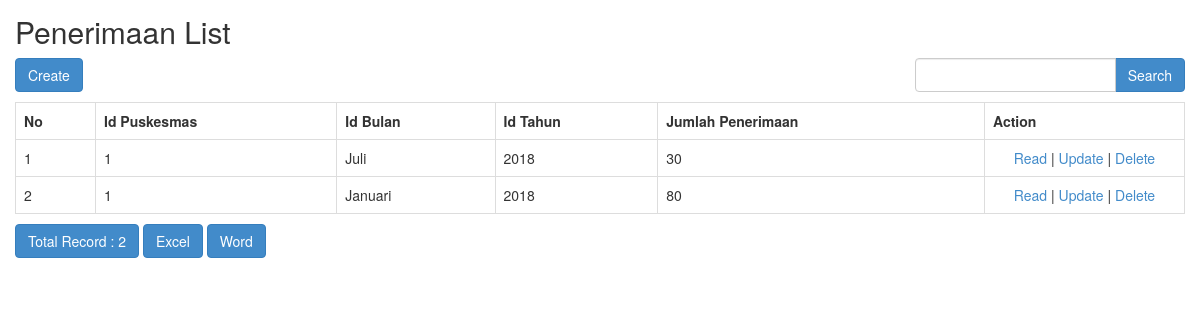
The page /sistemlplpo/index.php/penerimaan on the database as committed earlier.
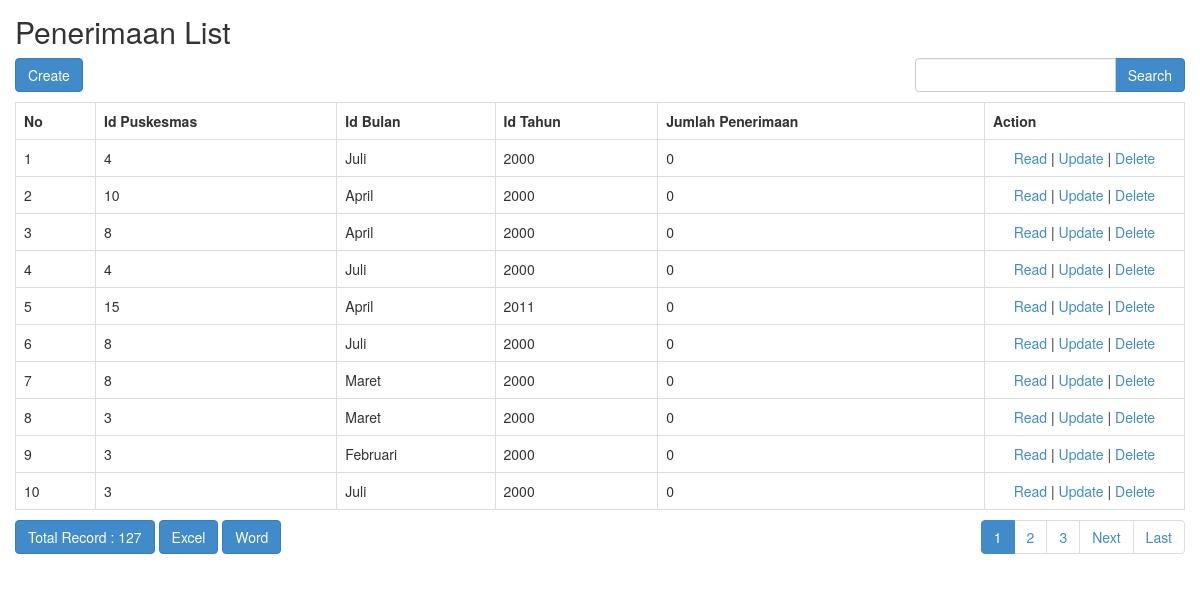
The same page on the database as committed later.
### tables this page shows
CREATE TABLE `penerimaan` (
  `id_penerimaan` int(5) NOT NULL,
  `id_puskesmas` int(5) NOT NULL,
  `bulan` varchar(10) NOT NULL,
  `tahun` varchar(5) NOT NULL,
  `jumlah_penerimaan` int(10) NOT NULL
);

### sistemlplpo/application/controllers/Penerimaan.php (called while the page is built, shortened)
<?php
class Penerimaan extends CI_Controller
{
    function __construct()
    {
        $this->load->model('Penerimaan_model');
        $this->load->library('form_validation');
    }
    public function index()
    {
        $q = urldecode($this->input->get('q', TRUE));
        $start = intval($this->input->get('start'));
        if ($q <> '') {
            $config['base_url'] = base_url() . 'penerimaan/index.html?q=' . urlencode($q);
            $config['first_url'] = base_url() . 'penerimaan/index.html?q=' . urlencode($q);
        } else {
            $config['base_url'] = base_url() . 'penerimaan/index.html';
            $config['first_url'] = base_url() . 'penerimaan/index.html';
        }
        $config['per_page'] = 10;
        $config['page_query_string'] = TRUE;
        $config['total_rows'] = $this->Penerimaan_model->total_rows($q);
        $penerimaan = $this->Penerimaan_model->get_limit_data($config['per_page'], $start, $q);
        $this->load->library('pagination');
        $this->pagination->initialize($config);
        $data = array(
            'penerimaan_data' => $penerimaan,
            'q' => $q,
            'pagination' => $this->pagination->create_links(),
            'total_rows' => $config['total_rows'],
            'start' => $start,
        );
        $this->load->view('penerimaan/penerimaan_list', $data);
    }
}

### sistemlplpo/index.php (called while the page is built, shortened)
<?php
require_once BASEPATH.'core/CodeIgniter.php';

### sistemlplpo/application/config/config.php (called while the page is built, shortened)
<?php
$config['base_url'] = 'http://localhost/Kearsipan/sistemlplpo/';
$config['index_page'] = '';
$config['uri_protocol']	= 'REQUEST_URI';
$config['url_suffix'] = '.html';
$config['language']	= 'english';
$config['charset'] = 'UTF-8';
$config['enable_hooks'] = FALSE;
$config['subclass_prefix'] = 'MY_';
$config['composer_autoload'] = FALSE;
$config['permitted_uri_chars'] = 'a-z 0-9~%.:_\-';
$config['enable_query_strings'] = FALSE;
$config['controller_trigger'] = 'c';
$config['function_trigger'] = 'm';
$config['directory_trigger'] = 'd';
$config['allow_get_array'] = TRUE;
$config['log_threshold'] = 0;
$config['log_path'] = '';
$config['log_file_extension'] = '';
$config['log_file_permissions'] = 0644;
$config['log_date_format'] = 'Y-m-d H:i:s';
$config['error_views_path'] = '';
$config['cache_path'] = '';
$config['cache_query_string'] = FALSE;
$config['encryption_key'] = 'rahasia';
$config['sess_driver'] = 'files';
$config['sess_cookie_name'] = 'ci_session';
$config['sess_expiration'] = 7200;
$config['sess_save_path'] = NULL;
$config['sess_match_ip'] = FALSE;
$config['sess_time_to_update'] = 300;
$config['sess_regenerate_destroy'] = FALSE;
$config['cookie_prefix']	= '';
$config['cookie_domain']	= '';
$config['cookie_path']		= '/';
$config['cookie_secure']	= FALSE;
$config['cookie_httponly'] 	= FALSE;
$config['standardize_newlines'] = FALSE;
$config['global_xss_filtering'] = FALSE;
$config['csrf_protection'] = FALSE;
$config['csrf_token_name'] = 'csrf_test_name';
$config['csrf_cookie_name'] = 'csrf_cookie_name';
$config['csrf_expire'] = 7200;
$config['csrf_regenerate'] = TRUE;
$config['csrf_exclude_uris'] = array();
$config['compress_output'] = FALSE;
$config['time_reference'] = 'local';
$config['rewrite_short_tags'] = FALSE;
$config['proxy_ips'] = '';

### sistemlplpo/application/models/Penerimaan_model.php (called while the page is built, shortened)
<?php
class Penerimaan_model extends CI_Model
{
    public $table = 'penerimaan';
    public $id = 'id_penerimaan';
    public $order = 'DESC';
    function total_rows($q = NULL) {
        $this->db->like('id_penerimaan', $q);
	$this->db->or_like('id_puskesmas', $q);
	$this->db->or_like('bulan', $q);
	$this->db->or_like('tahun', $q);
	$this->db->or_like('jumlah_penerimaan', $q);
	$this->db->from($this->table);
        return $this->db->count_all_results();
    }
    function get_limit_data($limit, $start = 0, $q = NULL) {
        $this->db->order_by($this->id, $this->order);
        $this->db->like('id_penerimaan', $q);
	$this->db->or_like('id_puskesmas', $q);
	$this->db->or_like('bulan', $q);
	$this->db->or_like('tahun', $q);
	$this->db->or_like('jumlah_penerimaan', $q);
	$this->db->limit($limit, $start);
        return $this->db->get($this->table)->result();
    }
}

### sistemlplpo/application/views/penerimaan/penerimaan_list.php (the view, shortened to what this page needs)
<!doctype html>
<html>
    <head>
        <link rel="stylesheet" href="<?php echo base_url('assets/bootstrap/css/bootstrap.min.css') ?>"/>
    </head>
    <body>
        <h2 style="margin-top:0px">Penerimaan List</h2>
        <div class="row" style="margin-bottom: 10px">
            <div class="col-md-4">
                <?php echo anchor(site_url('penerimaan/create'),'Create', 'class="btn btn-primary"'); ?>
            </div>
            <div class="col-md-4 text-center">
            </div>
            <div class="col-md-1 text-right">
            </div>
            <div class="col-md-3 text-right">
                <form action="<?php echo site_url('penerimaan/index'); ?>" class="form-inline" method="get">
                    <div class="input-group">
                        <input type="text" class="form-control" name="q" value="<?php echo $q; ?>">
                        <span class="input-group-btn">
                          <button class="btn btn-primary" type="submit">Search</button>
                        </span>
                    </div>
                </form>
            </div>
        </div>
        <table class="table table-bordered" style="margin-bottom: 10px">
            <tr>
                <th>No</th>
		<th>Id Puskesmas</th>
		<th>Id Bulan</th>
		<th>Id Tahun</th>
		<th>Jumlah Penerimaan</th>
		<th>Action</th>
            </tr><?php
            foreach ($penerimaan_data as $penerimaan)
            {
                ?>
                <tr>
			<td width="80px"><?php echo ++$start ?></td>
			<td><?php echo $penerimaan->id_puskesmas ?></td>
			<td><?php echo $penerimaan->bulan ?></td>
			<td><?php echo $penerimaan->tahun ?></td>
			<td><?php echo $penerimaan->jumlah_penerimaan ?></td>
			<td style="text-align:center" width="200px">
				<?php
				echo anchor(site_url('penerimaan/read/'.$penerimaan->id_penerimaan),'Read');
				echo ' | ';
				echo anchor(site_url('penerimaan/update/'.$penerimaan->id_penerimaan),'Update');
				echo ' | ';
				echo anchor(site_url('penerimaan/delete/'.$penerimaan->id_penerimaan),'Delete','onclick="javasciprt: return confirm(\'Are You Sure ?\')"');
				?>
			</td>
		</tr>
                <?php
            }
            ?>
        </table>
        <div class="row">
            <div class="col-md-6">
                <a href="#" class="btn btn-primary">Total Record : <?php echo $total_rows ?></a>
		<?php echo anchor(site_url('penerimaan/excel'), 'Excel', 'class="btn btn-primary"'); ?>
		<?php echo anchor(site_url('penerimaan/word'), 'Word', 'class="btn btn-primary"'); ?>
	    </div>
            <div class="col-md-6 text-right">
                <?php echo $pagination ?>
            </div>
        </div>
    </body>
</html>

### sistemlplpo/application/config/pagination.php (shortened to what this page needs)
<?php  if ( ! defined('BASEPATH')) exit('No direct script access allowed');
$config['full_tag_open'] = '<nav><ul class="pagination" style="margin-top:0px">';
$config['full_tag_close'] = '</ul></nav>';
$config['last_tag_open'] = '<li>';
$config['last_tag_close'] = '</li>';
$config['next_tag_open'] = '<li>';
$config['next_tag_close'] = '</li>';
$config['cur_tag_open'] = '<li class="active"><a>';
$config['cur_tag_close'] = '</a></li>';
$config['num_tag_open'] = '<li>';
$config['num_tag_close'] = '</li>';

### sistemlplpo/application/views/penerimaan/penerimaan_list.php (style rules this page uses)
body { padding: 15px; }

Rows that differ between the two databases and show on the page:
no longer on this page (row edited): penerimaan: id_puskesmas "1", bulan "Juli", tahun "2018", jumlah_penerimaan "30", id_penerimaan "Read", id_penerimaan "Update", id_penerimaan "Delete"
no longer on this page (row edited): penerimaan: id_puskesmas "1", bulan "Januari", tahun "2018", jumlah_penerimaan "80", id_penerimaan "Read", id_penerimaan "Update", id_penerimaan "Delete"
added penerimaan: id_puskesmas "4", bulan "Juli", tahun "2000", jumlah_penerimaan "0", id_penerimaan "Read", id_penerimaan "Update", id_penerimaan "Delete"
added penerimaan: id_puskesmas "10", bulan "April", tahun "2000", jumlah_penerimaan "0", id_penerimaan "Read", id_penerimaan "Update", id_penerimaan "Delete"
added penerimaan: id_puskesmas "8", bulan "April", tahun "2000", jumlah_penerimaan "0", id_penerimaan "Read", id_penerimaan "Update", id_penerimaan "Delete"
added penerimaan: id_puskesmas "4", bulan "Juli", tahun "2000", jumlah_penerimaan "0", id_penerimaan "Read", id_penerimaan "Update", id_penerimaan "Delete"
added penerimaan: id_puskesmas "15", bulan "April", tahun "2011", jumlah_penerimaan "0", id_penerimaan "Read", id_penerimaan "Update", id_penerimaan "Delete"
added penerimaan: id_puskesmas "8", bulan "Juli", tahun "2000", jumlah_penerimaan "0", id_penerimaan "Read", id_penerimaan "Update", id_penerimaan "Delete"
added penerimaan: id_puskesmas "8", bulan "Maret", tahun "2000", jumlah_penerimaan "0", id_penerimaan "Read", id_penerimaan "Update", id_penerimaan "Delete"
added penerimaan: id_puskesmas "3", bulan "Maret", tahun "2000", jumlah_penerimaan "0", id_penerimaan "Read", id_penerimaan "Update", id_penerimaan "Delete"
added penerimaan: id_puskesmas "3", bulan "Februari", tahun "2000", jumlah_penerimaan "0", id_penerimaan "Read", id_penerimaan "Update", id_penerimaan "Delete"
added penerimaan: id_puskesmas "3", bulan "Juli", tahun "2000", jumlah_penerimaan "0", id_penerimaan "Read", id_penerimaan "Update", id_penerimaan "Delete"
Other text that changed with them:
$total_rows: "2" → "127"
$pagination: (not shown) → "1 2 3 Next Last"
